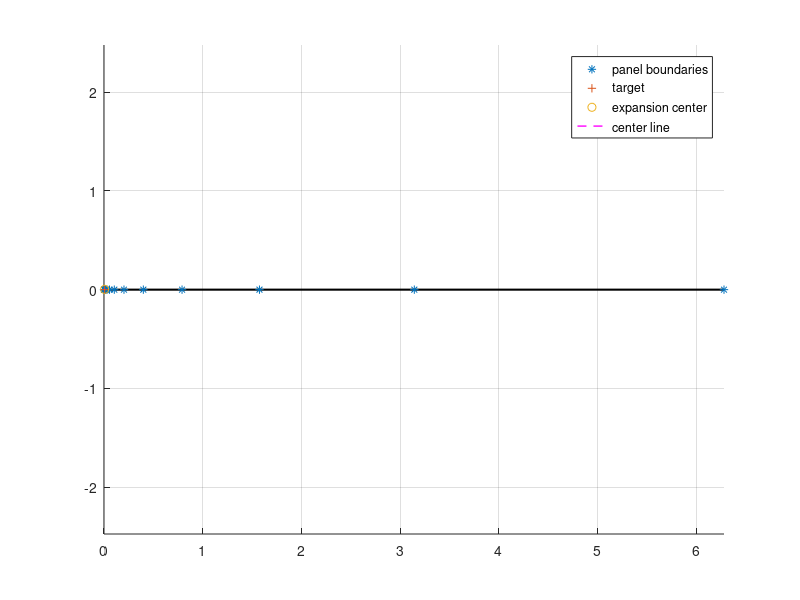

Reproduce this figure in MATLAB. (Note: this script raises an error after producing the figure.)
clear 
clc 

addpath src/
dens = @(t) cos(t.^2+1)+2*sin(t/2);
kern = @(t,s) -(1/2/pi)*log(abs(t-s));


xt = 0.001*2*pi;
h = min(abs(xt), abs(2*pi-xt))/2;
c = xt+1i*h;

% true value
fval1 = integral(@(s) kern(xt,s).*dens(s), 0, xt, "AbsTol", 1e-12, "RelTol", 1e-12);
fval2 = integral(@(s) kern(xt,s).*dens(s), xt, 2*pi, "AbsTol", 1e-12, "RelTol", 1e-12);
fval = fval1 + fval2;

% determine P 
epsn = 1e-8;
inttol = 1e-10; 
Pmax = 100;
val = 0;
alph_true = zeros(1,Pmax+1);
for p=0:Pmax
    
    if p==0
        fun = @(s) log(s-c).*dens(s);
        alph = integral(fun, 0, 2*pi, "AbsTol", inttol, "RelTol", inttol); 
        alph = -1/(2*pi)*alph;
    else
        fun = @(s) (s-c).^(-p).*dens(s);
        alph = integral(fun, 0, 2*pi, "AbsTol", inttol, "RelTol", inttol); 
        alph = 1/(2*pi*p)*alph;
    end
    alph_true(p+1) = alph;
    val = val+real(alph*(xt-c).^p);

    if abs(val-fval)/abs(fval)<epsn
        break 
    end
end

fprintf('truncation error = %6d\n', abs(val-fval)/abs(fval));

P = p;
fprintf('P = %d\n', P);
alph_true = alph_true(1:P+1);

% dyadic refinement
r = .1;
tol_len = r*h;
L = xt;
R = 2*pi - xt;
left_nodes = 0;
right_nodes = 2*pi;
while L > tol_len
    L = L/2;
    left_nodes = [left_nodes, xt - L];
end
while R > tol_len
    R = R/2;
    right_nodes = [xt + R, right_nodes];
end
panels = [left_nodes, right_nodes];
panels = sort(unique(panels));


figure
hold on
plot([0, 2*pi], [0, 0], 'k-', 'LineWidth', 1.5)
h1 = plot(panels, zeros(size(panels)), '*');
h2 = plot(xt, 0, '+');
h3 = plot(real(c), imag(c), 'o');
h4 = plot([xt, real(c)], [0, imag(c)], 'm--', 'LineWidth', 1);
legend([h1 h2 h3 h4], {'panel boundaries', 'target', 'expansion center',...
    'center line'})
axis equal
grid on



q = 16;
xs = zeros(1, q*(length(panels)-1));
ws = zeros(1, q*(length(panels)-1));
for j=1:length(panels)-1
    a = panels(j);
    b = panels(j+1);
    [x, w] = lgwt(q, a, b);
    idx = (j-1)*q+1 : j*q;
    xs(idx) = x;
    ws(idx) = w;
end
fprintf('number of upsampled nodes for qbx = %d\n', numel(xs));


alph_qbx = zeros(size(alph_true));
val_qbx = 0;
for p=0:P
    if p==0
        kvals = log(xs-c).*dens(xs).*ws;
        alph = -1/(2*pi)*sum(kvals);
    else
        kvals = (xs-c).^(-p).*dens(xs).*ws;
        alph = 1/(2*pi*p)*sum(kvals);
    end
    alph_qbx(p+1) = alph;
    val_qbx = val_qbx + real(alph*(xt-c).^p);
end

term_err = max(abs((alph_qbx-alph_true).*(xt-c).^(0:P)));
fprintf('quandrature error on coefficient = %6d\n', term_err/P);

fprintf('qbx error = %6d\n', abs(val_qbx-fval) / abs(fval))
